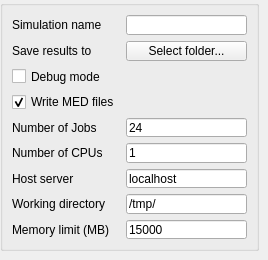
    <widget class="QWidget" name="tab_4">
     <attribute name="title">
      <string>Execution parameters</string>
     </attribute>
     <widget class="QGroupBox" name="groupBox">
      <property name="geometry">
       <rect>
        <x>0</x>
        <y>0</y>
        <width>259</width>
        <height>251</height>
       </rect>
      </property>
      <property name="title">
       <string/>
      </property>
      <layout class="QGridLayout" name="gridLayout">
       <item row="6" column="0">
        <widget class="QLabel" name="label_4">
         <property name="text">
          <string>Host server</string>
         </property>
        </widget>
       </item>
       <item row="8" column="0">
        <widget class="QLabel" name="label_6">
         <property name="text">
          <string>Memory limit (MB)</string>
         </property>
        </widget>
       </item>
       <item row="7" column="1">
        <widget class="QLineEdit" name="txt_repTrav">
         <property name="toolTip">
          <string>&lt;html&gt;&lt;head/&gt;&lt;body&gt;&lt;p&gt;Temporary folder where all files necessary for the simulation are copied to.&lt;/p&gt;&lt;/body&gt;&lt;/html&gt;</string>
         </property>
         <property name="text">
          <string>/tmp/</string>
         </property>
        </widget>
       </item>
       <item row="6" column="1">
        <widget class="QLineEdit" name="txt_host">
         <property name="text">
          <string>localhost</string>
         </property>
        </widget>
       </item>
       <item row="0" column="0">
        <widget class="QLabel" name="label">
         <property name="text">
          <string>Simulation name</string>
         </property>
        </widget>
       </item>
       <item row="5" column="1">
        <widget class="QLineEdit" name="txt_nCPUs">
         <property name="toolTip">
          <string>&lt;html&gt;&lt;head/&gt;&lt;body&gt;&lt;p&gt;Number of CPUs used per job (=frequency band).&lt;/p&gt;&lt;p&gt;Recommendation: the acoustic calculation is the most costly. If acoustic is ON, consider using as many jobs as possible and few CPUs. Otherwise, split adequately, eg. 6 jobs x 4 CPUs.&lt;/p&gt;&lt;/body&gt;&lt;/html&gt;</string>
         </property>
         <property name="text">
          <string>1</string>
         </property>
        </widget>
       </item>
       <item row="7" column="0">
        <widget class="QLabel" name="label_5">
         <property name="text">
          <string>Working directory</string>
         </property>
        </widget>
       </item>
       <item row="1" column="0">
        <widget class="QLabel" name="label_2">
         <property name="text">
          <string>Save results to</string>
         </property>
        </widget>
       </item>
       <item row="5" column="0">
        <widget class="QLabel" name="label_3">
         <property name="text">
          <string>Number of CPUs</string>
         </property>
        </widget>
       </item>
       <item row="4" column="1">
        <widget class="QLineEdit" name="txt_nJobs">
         <property name="toolTip">
          <string>&lt;html&gt;&lt;head/&gt;&lt;body&gt;&lt;p&gt;Number of bands dividing the frequency range and running simulateously. It has an impact on Rayleigh's damping approximation. The more the better.&lt;/p&gt;&lt;p&gt;Recommendation: the acoustic calculation is the most costly. If acoustic is ON, consider using as many jobs as possible and few CPUs. Otherwise, split adequately, eg. 6 jobs x 4 CPUs.&lt;/p&gt;&lt;/body&gt;&lt;/html&gt;</string>
         </property>
         <property name="text">
          <string>24</string>
         </property>
        </widget>
       </item>
       <item row="0" column="1">
        <widget class="QLineEdit" name="txt_simuName">
         <property name="toolTip">
          <string>&lt;html&gt;&lt;head/&gt;&lt;body&gt;&lt;p&gt;A new folder with this name will be created in the folder selected below.&lt;/p&gt;&lt;/body&gt;&lt;/html&gt;</string>
         </property>
        </widget>
       </item>
       <item row="4" column="0">
        <widget class="QLabel" name="label_8">
         <property name="text">
          <string>Number of Jobs</string>
         </property>
        </widget>
       </item>
       <item row="8" column="1">
        <widget class="QLineEdit" name="txt_memLimit">
         <property name="toolTip">
          <string>&lt;html&gt;&lt;head/&gt;&lt;body&gt;&lt;p&gt;The value recommended here works for a simulation with default parameters. Note that the peak of memory used can reach 15GB or more.&lt;/p&gt;&lt;/body&gt;&lt;/html&gt;</string>
         </property>
         <property name="text">
          <string>15000</string>
         </property>
        </widget>
       </item>
       <item row="1" column="1">
        <widget class="QPushButton" name="btn_simuDir">
         <property name="text">
          <string>Select folder...</string>
         </property>
        </widget>
       </item>
       <item row="2" column="0">
        <widget class="QCheckBox" name="cb_debugPh2">
         <property name="enabled">
          <bool>true</bool>
         </property>
         <property name="toolTip">
          <string>&lt;html&gt;&lt;head/&gt;&lt;body&gt;&lt;p&gt;Run Phase 2 in debug mode: terminals do not close when processes are finished. The rest runs after the user has closed them manually.&lt;/p&gt;&lt;/body&gt;&lt;/html&gt;</string>
         </property>
         <property name="text">
          <string>Debug mode</string>
         </property>
        </widget>
       </item>
       <item row="3" column="0">
        <widget class="QCheckBox" name="cb_writeMED">
         <property name="enabled">
          <bool>true</bool>
         </property>
         <property name="toolTip">
          <string>&lt;html&gt;&lt;head/&gt;&lt;body&gt;&lt;p&gt;MED files are useful to visualize results in ParaView. Creating them can take a lot of time for large models, and they may take a lot of memory space. The sleepers, whose results are printed to the MED files are selected in the &amp;quot;Simulation setup&amp;quot; tab.&lt;/p&gt;&lt;/body&gt;&lt;/html&gt;</string>
         </property>
         <property name="text">
          <string>Write MED files</string>
         </property>
         <property name="checked">
          <bool>true</bool>
         </property>
        </widget>
       </item>
      </layout>
     </widget>
    </widget>
